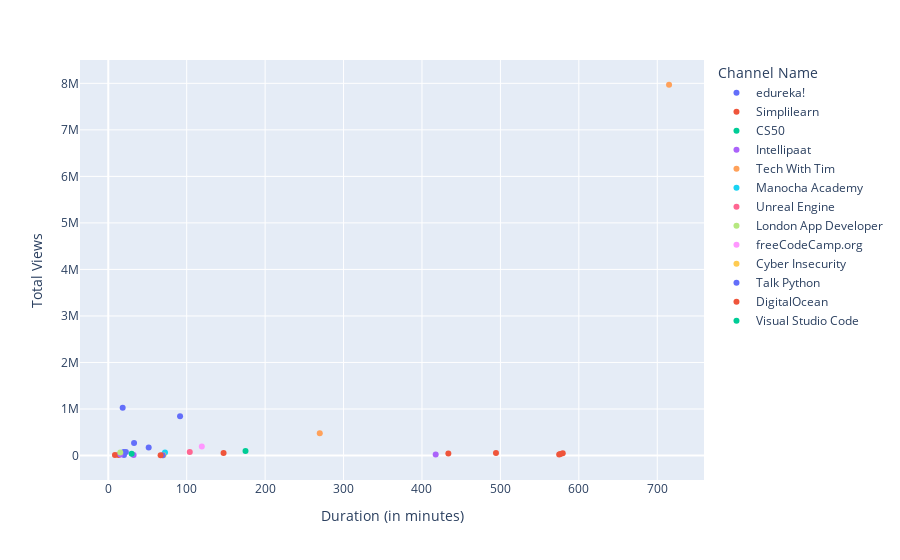

Notebook code cell kept with this figure:
### Code cell
import numpy as np

fig = px.scatter(music_data, x = "Duration (in minutes)", y="Total Views",
 color = "Channel Name")
fig.show()

### Figure 1 — Plotly figure (JSON) as saved in the notebook; plotly's stock layout.template omitted (floating-point values rounded to 4 significant figures)
{"data": [{"hovertemplate": "Channel Name=edureka!<br>Duration (in minutes)=%{x}<br>Total Views=%{y}<extra></extra>", "legendgroup": "edureka!", "marker": {"color": "#636efa", "symbol": "circle"}, "mode": "markers", "name": "edureka!", "orientation": "v", "showlegend": true, "type": "scatter", "x": [91.52, 51.55, 19.82, 20.05, 22.43, 32.9, 18.38], "xaxis": "x", "y": [842649, 174320, 76165, 9422, 72792, 268005, 1026967], "yaxis": "y"}, {"hovertemplate": "Channel Name=Simplilearn<br>Duration (in minutes)=%{x}<br>Total Views=%{y}<extra></extra>", "legendgroup": "Simplilearn", "marker": {"color": "#EF553B", "symbol": "circle"}, "mode": "markers", "name": "Simplilearn", "orientation": "v", "showlegend": true, "type": "scatter", "x": [494.3, 579.5, 147.0, 576.5, 8.52, 574.9, 433.6, 13.03], "xaxis": "x", "y": [56051, 45930, 52300, 31432, 8720, 23377, 42493, 12397], "yaxis": "y"}, {"hovertemplate": "Channel Name=CS50<br>Duration (in minutes)=%{x}<br>Total Views=%{y}<extra></extra>", "legendgroup": "CS50", "marker": {"color": "#00cc96", "symbol": "circle"}, "mode": "markers", "name": "CS50", "orientation": "v", "showlegend": true, "type": "scatter", "x": [175.0], "xaxis": "x", "y": [95712], "yaxis": "y"}, {"hovertemplate": "Channel Name=Intellipaat<br>Duration (in minutes)=%{x}<br>Total Views=%{y}<extra></extra>", "legendgroup": "Intellipaat", "marker": {"color": "#ab63fa", "symbol": "circle"}, "mode": "markers", "name": "Intellipaat", "orientation": "v", "showlegend": true, "type": "scatter", "x": [32.33, 15.5, 417.5], "xaxis": "x", "y": [8273, 22193, 21183], "yaxis": "y"}, {"hovertemplate": "Channel Name=Tech With Tim<br>Duration (in minutes)=%{x}<br>Total Views=%{y}<extra></extra>", "legendgroup": "Tech With Tim", "marker": {"color": "#FFA15A", "symbol": "circle"}, "mode": "markers", "name": "Tech With Tim", "orientation": "v", "showlegend": true, "type": "scatter", "x": [269.7, 715.0], "xaxis": "x", "y": [479966, 7969709], "yaxis": "y"}, {"hovertemplate": "Channel Name=Manocha Academy<br>Duration (in minutes)=%{x}<br>Total Views=%{y}<extra></extra>", "legendgroup": "Manocha Academy", "marker": {"color": "#19d3f3", "symbol": "circle"}, "mode": "markers", "name": "Manocha Academy", "orientation": "v", "showlegend": true, "type": "scatter", "x": [72.35], "xaxis": "x", "y": [65656], "yaxis": "y"}, {"hovertemplate": "Channel Name=Unreal Engine<br>Duration (in minutes)=%{x}<br>Total Views=%{y}<extra></extra>", "legendgroup": "Unreal Engine", "marker": {"color": "#FF6692", "symbol": "circle"}, "mode": "markers", "name": "Unreal Engine", "orientation": "v", "showlegend": true, "type": "scatter", "x": [103.9], "xaxis": "x", "y": [77557], "yaxis": "y"}, {"hovertemplate": "Channel Name=London App Developer<br>Duration (in minutes)=%{x}<br>Total Views=%{y}<extra></extra>", "legendgroup": "London App Developer", "marker": {"color": "#B6E880", "symbol": "circle"}, "mode": "markers", "name": "London App Developer", "orientation": "v", "showlegend": true, "type": "scatter", "x": [15.32], "xaxis": "x", "y": [67161], "yaxis": "y"}, {"hovertemplate": "Channel Name=freeCodeCamp.org<br>Duration (in minutes)=%{x}<br>Total Views=%{y}<extra></extra>", "legendgroup": "freeCodeCamp.org", "marker": {"color": "#FF97FF", "symbol": "circle"}, "mode": "markers", "name": "freeCodeCamp.org", "orientation": "v", "showlegend": true, "type": "scatter", "x": [119.3], "xaxis": "x", "y": [191132], "yaxis": "y"}, {"hovertemplate": "Channel Name=Cyber Insecurity<br>Duration (in minutes)=%{x}<br>Total Views=%{y}<extra></extra>", "legendgroup": "Cyber Insecurity", "marker": {"color": "#FECB52", "symbol": "circle"}, "mode": "markers", "name": "Cyber Insecurity", "orientation": "v", "showlegend": true, "type": "scatter", "x": [70.27], "xaxis": "x", "y": [5380], "yaxis": "y"}, {"hovertemplate": "Channel Name=Talk Python<br>Duration (in minutes)=%{x}<br>Total Views=%{y}<extra></extra>", "legendgroup": "Talk Python", "marker": {"color": "#636efa", "symbol": "circle"}, "mode": "markers", "name": "Talk Python", "orientation": "v", "showlegend": true, "type": "scatter", "x": [69.45], "xaxis": "x", "y": [5551], "yaxis": "y"}, {"hovertemplate": "Channel Name=DigitalOcean<br>Duration (in minutes)=%{x}<br>Total Views=%{y}<extra></extra>", "legendgroup": "DigitalOcean", "marker": {"color": "#EF553B", "symbol": "circle"}, "mode": "markers", "name": "DigitalOcean", "orientation": "v", "showlegend": true, "type": "scatter", "x": [66.73], "xaxis": "x", "y": [7355], "yaxis": "y"}, {"hovertemplate": "Channel Name=Visual Studio Code<br>Duration (in minutes)=%{x}<br>Total Views=%{y}<extra></extra>", "legendgroup": "Visual Studio Code", "marker": {"color": "#00cc96", "symbol": "circle"}, "mode": "markers", "name": "Visual Studio Code", "orientation": "v", "showlegend": true, "type": "scatter", "x": [29.8], "xaxis": "x", "y": [39350], "yaxis": "y"}], "layout": {"legend": {"title": {"text": "Channel Name"}, "tracegroupgap": 0}, "margin": {"t": 60}, "xaxis": {"anchor": "y", "domain": [0, 1], "title": {"text": "Duration (in minutes)"}}, "yaxis": {"anchor": "x", "domain": [0, 1], "title": {"text": "Total Views"}}}}
